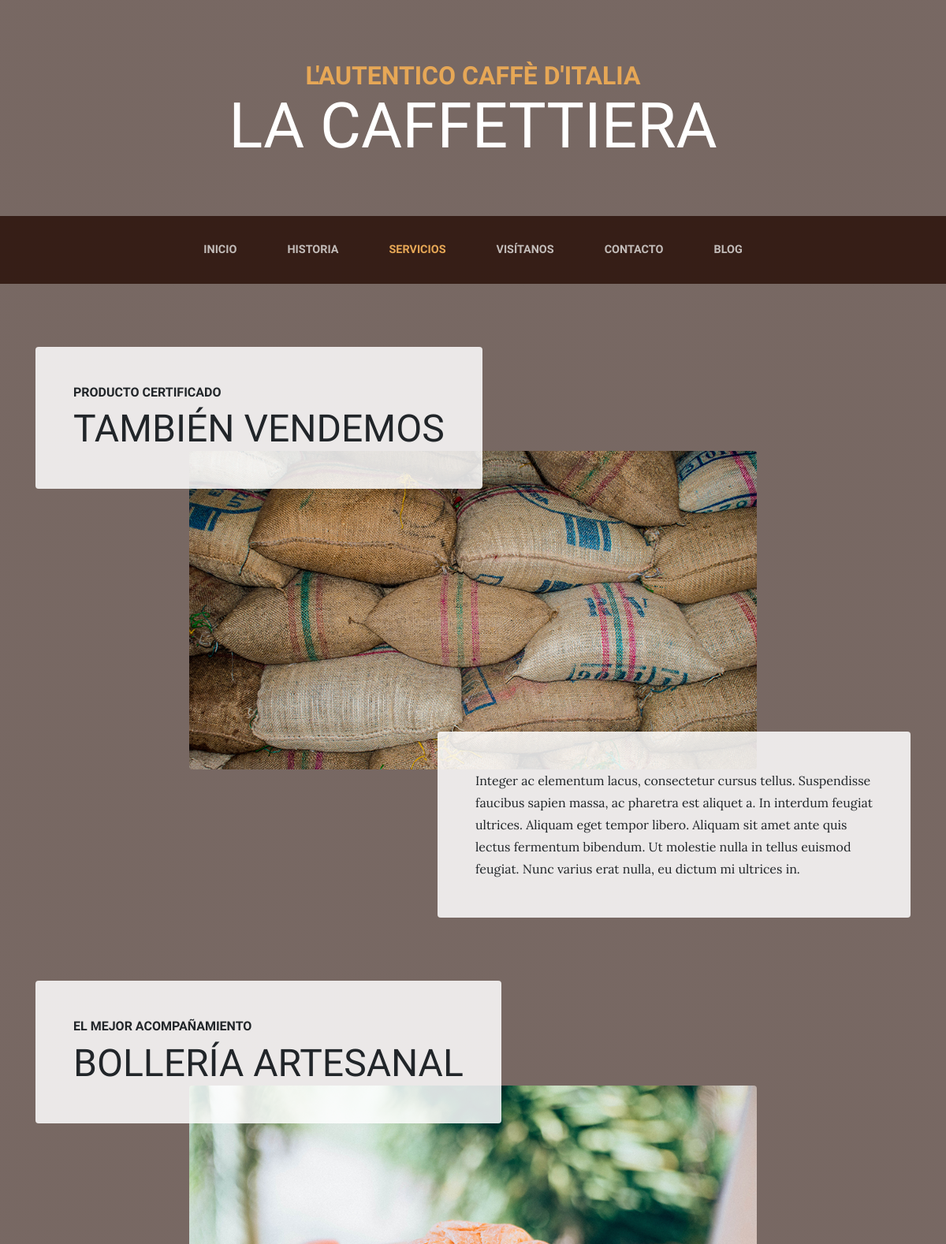
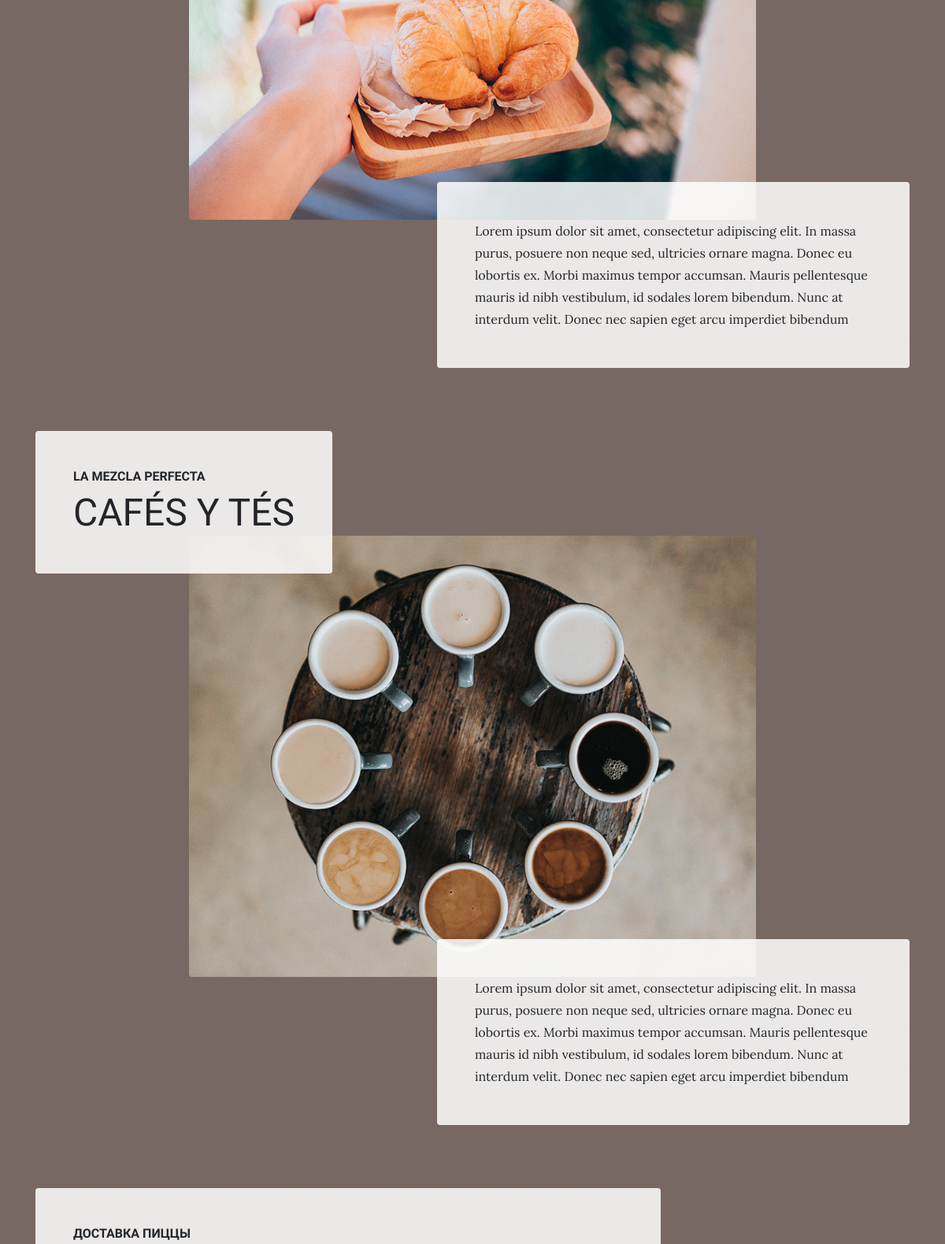
Page /services/ (upper part) on the committed database (2 pictures, top to bottom).
### services/models.py (models this page shows, shortened)
class Service(models.Model):
    title = models.CharField(max_length=200, verbose_name="заголовок")
    subtitle = models.CharField(max_length=200, verbose_name="подзаголовок")
    content = models.TextField(verbose_name="описание")
    image = models.ImageField(upload_to="images", verbose_name="изображение")
    created = models.DateTimeField(auto_now_add=True, verbose_name="дата создания")
    updated = models.DateTimeField(auto_now=True, verbose_name="дата изменения")
    class Meta:
        verbose_name = "сервис"
        verbose_name_plural = "сервисы"
        ordering = ["-created"]

### services/views.py (the view)
# urls.py: path('', services_views.services_list, name='services'),
def services_list(request):
    services =  Service.objects.all()
    return render(request, 'services/services.html', {'services': services})

### services/templates/services/services.html (shortened to what this page needs)
{% extends 'core/base.html' %}
{% load static %}
{% block content %}
{% for service in services %}
<section class="page-section">
  <div class="container">
    <div class="product-item">
      <div class="product-item-title d-flex">
        <div class="bg-faded p-5 d-flex mr-auto rounded">
          <h2 class="section-heading mb-0">
            <span class="section-heading-upper">{{ service.title|safe }}</span>
            <span class="section-heading-lower">{{ service.subtitle|safe }}</span>
          </h2>
        </div>
      </div>
      <img class="product-item-img mx-auto d-flex rounded img-fluid mb-3 mb-lg-0" src="{{ service.image.url }}" alt="">
      <div class="product-item-description d-flex ml-auto">
        <div class="bg-faded p-5 rounded">
          <p class="mb-0">{{ service.content }}</p>
        </div>
      </div>
    </div>
  </div>
</section>
{% endfor %}
{% endblock %}

### core/templates/core/base.html (shortened to what this page needs)
<!DOCTYPE html>
<html lang="es">
  <head>
    {% load static %}
    <link href="{% static 'core/vendor/bootstrap/css/bootstrap.min.css' %}" rel="stylesheet">
    <link href="{% static 'core/vendor/font-awesome/css/font-awesome.min.css' %}" rel="stylesheet" type="text/css">
    <link href="{% static 'core/css/business-casual.css' %}" rel="stylesheet">
  </head>
  <body>
    <h1 class="site-heading text-center text-white d-none d-lg-block">
      <span class="site-heading-upper text-primary mb-3">L'autentico caffè d'italia</span>
      <span class="site-heading-lower">La Caffettiera</span>
    </h1>
    <nav class="navbar navbar-expand-lg navbar-dark py-lg-4" id="mainNav">
      <div class="container">
        <div class="collapse navbar-collapse" id="navbarResponsive">
          <ul class="navbar-nav mx-auto">
            <li class="nav-item {% if request.resolver_match.url_name == 'home' %}active{% endif %} px-lg-4">
              <a class="nav-link text-uppercase text-expanded" href="{% url 'home' %}">Inicio</a>
            </li>
            <li class="nav-item {% if request.resolver_match.url_name == 'about' %}active{% endif %} px-lg-4">
              <a class="nav-link text-uppercase text-expanded" href="{% url 'about' %}">Historia</a>
            </li>
            <li class="nav-item {% if request.resolver_match.url_name == 'services' %}active{% endif %} px-lg-4">
              <a class="nav-link text-uppercase text-expanded" href="{% url 'services' %}">Servicios</a>
            </li>
            <li class="nav-item {% if request.resolver_match.url_name == 'store' %}active{% endif %} px-lg-4">
              <a class="nav-link text-uppercase text-expanded" href="{% url 'store' %}">Visítanos</a>
            </li>
            <li class="nav-item {% if request.resolver_match.url_name == 'contact' %}active{% endif %} px-lg-4">
              <a class="nav-link text-uppercase text-expanded" href="{% url 'contact' %}">Contacto</a>
            </li>
            <li class="nav-item {% if request.resolver_match.url_name == 'blog' %}active{% endif %} px-lg-4">
              <a class="nav-link text-uppercase text-expanded" href="{% url 'blog' %}">Blog</a>
            </li>
          </ul>
        </div>
      </div>
    </nav>
    {% block content %}{% endblock %}
  </body>
</html>

### core/static/core/css/business-casual.css (style rules this page uses)
body { font-family: 'Lora'; background: linear-gradient(rgba(47, 23, 15, 0.65), rgba(47, 23, 15, 0.65)), url("../img/bg.jpg"); background-attachment: fixed; background-position: center; background-size: cover; }
h1, h2, h3, h4, h5, h6 { font-family: 'Raleway'; }
p { line-height: 1.75; }
.site-heading { margin-top: 5rem; margin-bottom: 5rem; text-transform: uppercase; line-height: 1; font-family: 'Raleway'; }
.site-heading .site-heading-upper { display: block; font-size: 2rem; font-weight: 800; }
.site-heading .site-heading-lower { font-size: 5rem; font-weight: 100; line-height: 4rem; }
.page-section { margin-top: 5rem; margin-bottom: 5rem; }
.section-heading { text-transform: uppercase; }
.section-heading .section-heading-upper { display: block; font-size: 1rem; font-weight: 800; padding-bottom:.5rem; }
.section-heading .section-heading-lower { display: block; font-size: 3rem; font-weight: 100; }
.bg-faded { background-color: rgba(255, 255, 255, 0.85); }
#mainNav { background-color: rgba(47, 23, 15, 0.9); font-family: 'Raleway'; }
#mainNav .navbar-nav .nav-item .nav-link { color: rgba(255, 255, 255, 0.7); font-weight: 800; }
#mainNav .navbar-nav .nav-item.active .nav-link { color: #e6a756; }
@media (min-width: 992px) { #mainNav .navbar-nav .nav-item .nav-link { font-size: 0.9rem; } }
@media (min-width: 992px) { .product-item .product-item-title { position: relative; z-index: 1; margin-bottom: -3rem; } }
@media (min-width: 992px) { .product-item .product-item-img { position: relative; z-index: 0; max-width: 60vw; } }
@media (min-width: 992px) { .product-item .product-item-description { position: relative; z-index: 1; margin-top: -3rem; max-width: 50vw; } }
.text-primary { color: #e6a756 !important; }

### rows in the picture
Service: title "PRODUCTO CERTIFICADO", subtitle "TAMBIÉN VENDEMOS", image (picture), content "Integer ac elementum lacus, consectetur cursus tellus. Suspendisse faucibus sapien massa, ac pharetra est aliquet a. In interdum feugiat ultrices. Aliquam eget tempor libero. Aliquam sit amet ante quis lectus fermentum bibendum. Ut molestie nulla in tellus euismod feugiat. Nunc varius erat nulla, eu dictum mi ultrices in."
Service: title "EL MEJOR ACOMPAÑAMIENTO", subtitle "BOLLERÍA ARTESANAL", image (picture), content "Lorem ipsum dolor sit amet, consectetur adipiscing elit. In massa purus, posuere non neque sed, ultricies ornare magna. Donec eu lobortis ex. Morbi maximus tempor accumsan. Mauris pellentesque mauris id nibh vestibulum, id sodales lorem bibendum. Nunc at interdum velit. Donec nec sapien eget arcu imperdiet bibendum"
Service: title "LA MEZCLA PERFECTA", subtitle "CAFÉS Y TÉS", image (picture), content "Lorem ipsum dolor sit amet, consectetur adipiscing elit. In massa purus, posuere non neque sed, ultricies ornare magna. Donec eu lobortis ex. Morbi maximus tempor accumsan. Mauris pellentesque mauris id nibh vestibulum, id sodales lorem bibendum. Nunc at interdum velit. Donec nec sapien eget arcu imperdiet bibendum"
Service: title "ДОСТАВКА ПИЦЦЫ"
